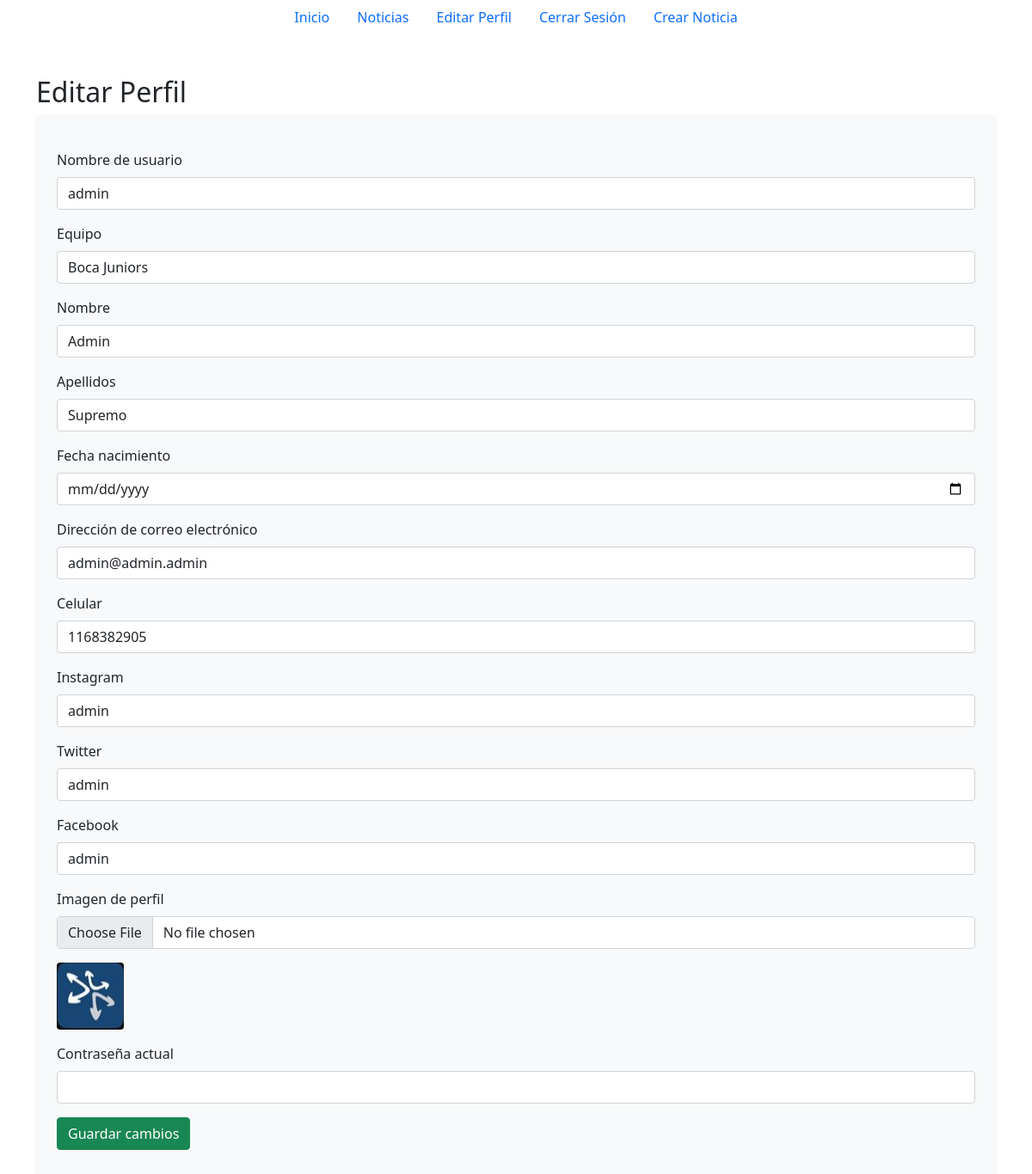
Page /usuario/editar/ (signed in) on the committed database.
### usuarios/models.py (models this page shows, shortened)
class CustomUser(AbstractUser):
    profile_image = models.ImageField(upload_to='profile_images/', null=True, blank=True)
    fecha_nacimiento = models.DateField(null=True, blank=True)
    equipo = models.ForeignKey(EquipoFutbol, on_delete=models.CASCADE, null=True, blank=True)
    twitter = models.CharField(max_length=35, null=True, blank=True)
    celular = models.CharField(max_length=15, null=True, blank=True)
    facebook = models.CharField(max_length=55, null=True, blank=True)
    instagram = models.CharField(max_length=35, null=True, blank=True)
    noticias_publicadas = models.IntegerField(default=0)
    class Meta:
        verbose_name = 'Usuario'
        verbose_name_plural = 'Usuarios'

### usuarios/views.py (the view)
# urls.py: path('usuario/editar/', views.editar, name='editar'),
def editar(request):
    user = request.user
    if request.method == 'POST':
        form = EditUserForm(request.POST, request.FILES, instance=user)
        if form.is_valid():
            current_password = form.cleaned_data['current_password']
            if user.check_password(current_password):
                user = form.save(commit=False)
                if 'password' in form.cleaned_data and form.cleaned_data['password']:
                    user.set_password(form.cleaned_data['password'])
                    update_session_auth_hash(request, user)  # Actualiza la sesión para evitar cerrar la sesión
                user.save()
                return redirect('home')
            else:
                form.add_error('current_password', 'La contraseña actual es incorrecta.')
    else:
        form = EditUserForm(instance=user)
    return render(request, 'editar.html', {'form': form})

### equipos/models.py (called while the page is built)
    def __str__(self):
        return self.nombre

### mundo_futbol/context_processors.py (called while the page is built)
def football_api_key(request):
    return {'FOOTBALL_API_KEY': settings.FOOTBALL_API_KEY}

def user_permissions(request):
    if request.user.is_authenticated:
        return {
            'user_can_create_news': request.user.has_perm('noticias.add_noticia') or request.user.is_staff,
        }
    return {}

### templates/staff/user/editar.html (shortened to what this page needs)
{% extends 'base.html' %}
{% block content %}
<link rel="stylesheet" href="https://unpkg.com/cropperjs/dist/cropper.css">
<div class="container mt-5">
    <h2>Editar Perfil</h2>
    <form method="post" enctype="multipart/form-data" class="bg-light p-4 rounded shadow-sm">
        <div class="mb-3">
            <label for="id_username" class="form-label">Nombre de usuario</label>
            {{ form.username }}
        </div>
        <div class="mb-3">
            <label for="id_equipo" class="form-label">Equipo</label>
            {{ form.equipo }}
        </div>
        <div class="mb-3">
            <label for="id_first_name" class="form-label">Nombre</label>
            {{ form.first_name }}
        </div>
        <div class="mb-3">
            <label for="id_last_name" class="form-label">Apellidos</label>
            {{ form.last_name }}
        </div>
        <div class="mb-3">
            <label for="id_fecha_nacimiento" class="form-label">Fecha nacimiento</label>
            {{ form.fecha_nacimiento }}
        </div>
        <div class="mb-3">
            <label for="id_email" class="form-label">Dirección de correo electrónico</label>
            {{ form.email }}
        </div>
        <div class="mb-3">
            <label for="id_celular" class="form-label">Celular</label>
            {{ form.celular }}
        </div>
        <div class="mb-3">
            <label for="id_instagram" class="form-label">Instagram</label>
            {{ form.instagram }}
        </div>
        <div class="mb-3">
            <label for="id_twitter" class="form-label">Twitter</label>
            {{ form.twitter }}
        </div>
        <div class="mb-3">
            <label for="id_facebook" class="form-label">Facebook</label>
            {{ form.facebook }}
        </div>
        <div class="mb-3">
            <label for="id_profile_image" class="form-label">Imagen de perfil</label>
            <input type="file" class="form-control" id="id_profile_image" name="profile_image" accept="image/*">
            {% if form.instance.profile_image %}
                <div class="mt-3">
                    <img id="current-image" src="{{ form.instance.profile_image.url }}" class="img-fluid rounded" style="max-height: 300px;">
                </div>
            {% endif %}
        </div>
        <div class="mb-3">
            <label for="id_current_password" class="form-label">Contraseña actual</label>
            {{ form.current_password }}
        </div>
        <div class="mb-3">
            <button type="submit" class="btn btn-success">Guardar cambios</button>
        </div>
    </form>
</div>
{% endblock %}

### rows in the picture
CustomUser: username "admin", equipo "Boca Juniors", first_name "Admin", last_name "Supremo", email "admin@admin.admin", celular "1168382905", instagram "admin", twitter "admin", facebook "admin", instance.profile_image (picture)
